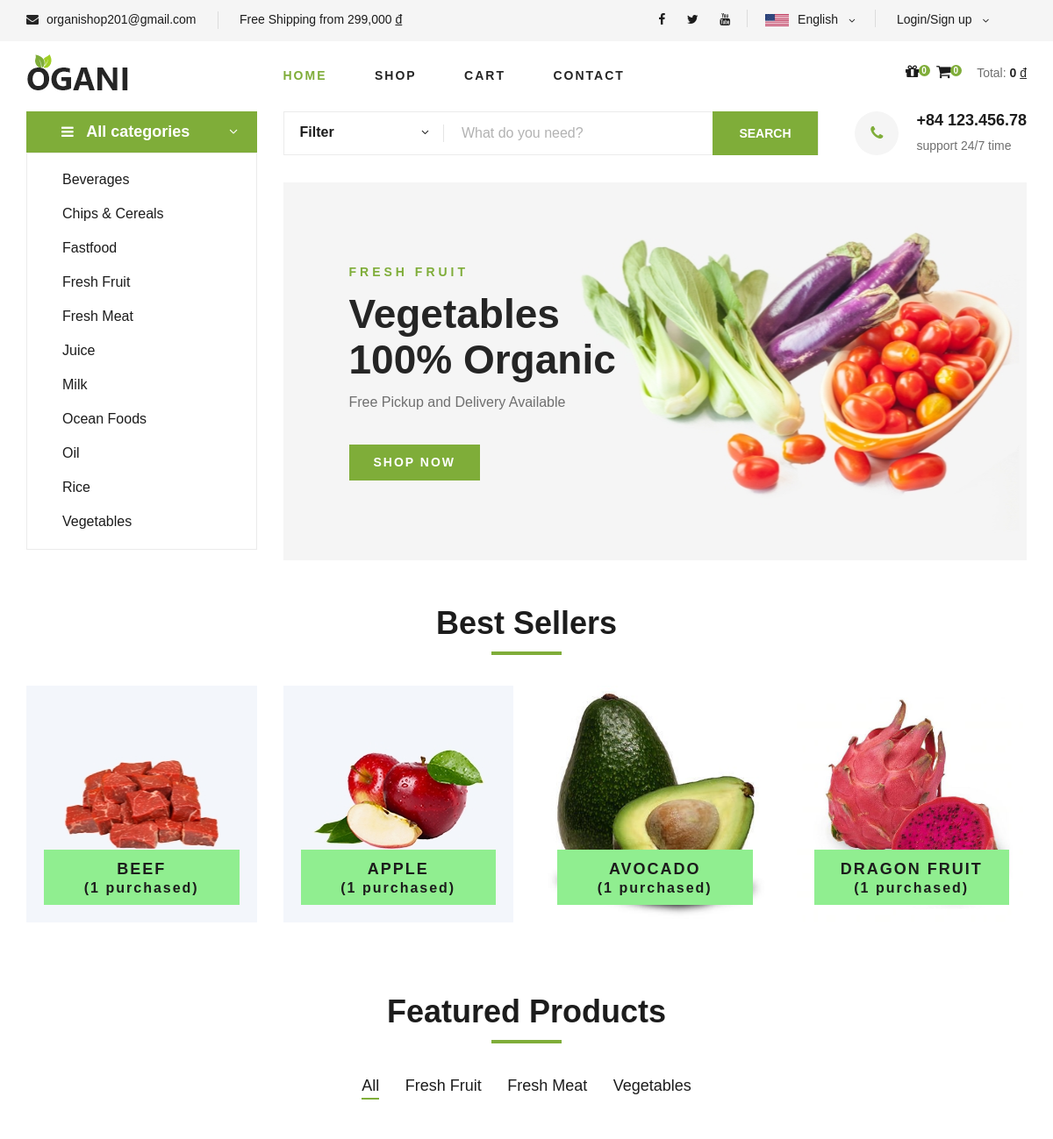
Before: / (upper part) with the older database file.
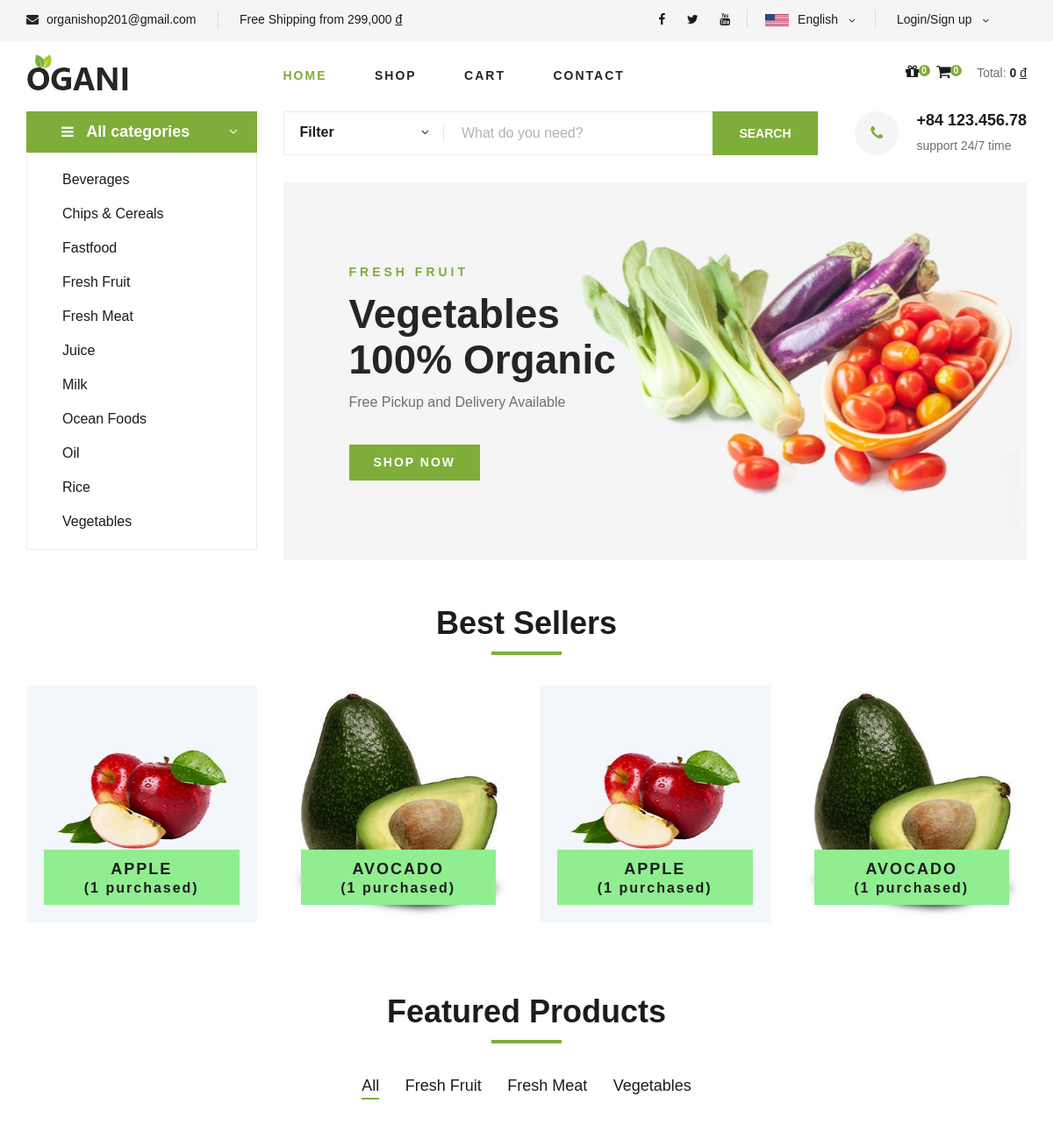
After: the same page with the newer database file.
### tables this page shows
CREATE TABLE `category` (
  `id_category` varchar(100) NOT NULL,
  `name_category` varchar(100) NOT NULL DEFAULT 'Default name',
  `date_created_category` datetime DEFAULT NULL,
  `latest_date_updated_category` datetime DEFAULT NULL
);

CREATE TABLE `item` (
  `id_item` varchar(100) NOT NULL,
  `name_item` varchar(100) NOT NULL,
  `avatar_item` varchar(500) NOT NULL,
  `detail_item_1` varchar(500) DEFAULT NULL,
  `detail_item_2` varchar(500) DEFAULT NULL,
  `detail_item_3` varchar(500) DEFAULT NULL,
  `description_item` varchar(500) DEFAULT NULL,
  `price_item` float NOT NULL DEFAULT 0,
  `unit_item` varchar(10) DEFAULT 'kg',
  `availability_item` tinyint(1) NOT NULL DEFAULT 1,
  `weight_item` float NOT NULL DEFAULT 0,
  `sale_off_item` float NOT NULL DEFAULT 0,
  `featured` tinyint(1) NOT NULL DEFAULT 0,
  `num_purchased` int(11) NOT NULL DEFAULT 0,
  `date_created_item` datetime DEFAULT NULL,
  `latest_date_updated_item` datetime DEFAULT NULL,
  `category_item` varchar(100) DEFAULT NULL
);

### mvc/core/Controller.php (called while the page is built, shortened)
<?php
class Controller{
    final public function view($view, $data = []){
        require_once "./mvc/views/".$view.".php";
    }
}
?>

### mvc/controllers/Home.php (called while the page is built, shortened)
<?php
class Home extends Controller{
    protected $item_object;
    protected $category_object;
    final public function __construct(){
        $this->item_object = $this->model("Item");
        $this->category_object = $this->model("Category");
    }
    public function action(){
        $num_orders = 0;
        $arr_cookie = [];
        ksort($arr_cookie);
        $this->view("Master1", array(
            "page"=>"home",
            "total"=>$this->item_object->get_total(),
            "num_orders"=>$num_orders,
            "item_cart_list"=>$this->item_object->get_item_list($arr_cookie),
            "category_list"=>$this->category_object->get_all_categories(),
            "best_seller_item_list"=>$this->item_object->get_best_seller(),
            "latest_item_list"=>$this->item_object->get_latest_items(),
            "featured_category_list"=>$this->item_object->get_featured_categories(),
            "featured_item_list"=>$this->item_object->get_featured_items(),
            "top_rated_item_list"=>$this->item_object->get_top_rated_items(),
            "top_review_item_list"=>$this->item_object->get_top_review_items()
        ));
    }
}
?>

### mvc/core/App.php (called while the page is built, shortened)
<?php
class App{
    protected $action = "Action";
    final public function __construct(){
        $arr = $this->url_process();
        $this->controller = new $this->controller();
        $this->params = $arr?array_values($arr):[];
        call_user_func_array([$this->controller, $this->action], $this->params);
    }
}
?>

### index.php (called while the page is built, shortened)
<?php
$app = new App();
?>

### mvc/core/Database.php (called while the page is built, shortened)
<?php
class Database{
    protected $conn;
    protected $servername = "localhost";
    protected $username = "root";
    protected $password = "";
    protected $dbname = "tmdt";
    final public function __construct(){
        $this->conn = mysqli_connect($this->servername, $this->username, $this->password);
        mysqli_select_db($this->conn, $this->dbname);
        mysqli_query($this->conn, "SET NAMES 'utf-8'");
    }
    public function query_return_arr($sql){
        $array_result = array();
        $sql_result = mysqli_query($this->conn, $sql);
        if($sql_result){
            while($row = mysqli_fetch_assoc($sql_result)){
                $array_result[] = $row;
            }
        }
        return json_encode($array_result);
    }
}
?>

### mvc/models/Category.php (called while the page is built, shortened)
<?php
class Category extends Database{
    public function get_all_categories(){
        $sql = "SELECT * FROM category";
        return $this->query_return_arr($sql);
    }
}
?>

### mvc/models/Item.php (called while the page is built, shortened)
<?php
class Item extends Database{
    public function get_best_seller(){
        $sql = "SELECT id_item, name_item, avatar_item, num_purchased".
        " FROM item WHERE num_purchased > 0 ORDER BY num_purchased DESC LIMIT 6";
        return $this->query_return_arr($sql);
    }
}
?>

### mvc/views/pages/home.php (the view, shortened to what the rows shown need)
<section class="categories">
    <div class="container">
        <div class="section-title">
            <h2>Best Sellers</h2>
        </div>
        <div class="row">
            <div class="categories__slider owl-carousel">
                <?php $best_seller_item_list = json_decode($data['best_seller_item_list']);
                foreach($best_seller_item_list as $value){
                ?>
                <div class="col-lg-3">
                    <div class="categories__item set-bg" data-setbg="/tmdt_201/<?php echo $value->avatar_item; ?>">
                        <h5>
                            <a href="http://localhost/tmdt_201/shop/detail/<?php echo $value->id_item; ?>">
                                <?php echo $value->name_item; ?>
                                <span>(<?php echo $value->num_purchased; ?> purchased)</span>
                            </a>
                        </h5>
                    </div>
                </div>
                <?php }?>
            </div>
        </div>
    </div>
</section>
<section class="featured spad">
    <div class="container">
        <div class="row">
            <div class="col-lg-12">
                <div class="section-title">
                    <h2>Featured Products</h2>
                </div>
            </div>
        </div>
    </div>
</section>

### mvc/views/Master1.php (shortened to what the rows shown need)
<!DOCTYPE html>
<html lang="zxx">
    <head>
        <link rel="stylesheet" href="/tmdt_201/public/master1/css/google-font.css" type="text/css">
        <link rel="stylesheet" href="/tmdt_201/public/master1/css/bootstrap.min.css" type="text/css">
        <link rel="stylesheet" href="/tmdt_201/public/master1/css/font-awesome.min.css" type="text/css">
        <link rel="stylesheet" href="/tmdt_201/public/master1/css/elegant-icons.css" type="text/css">
        <link rel="stylesheet" href="/tmdt_201/public/master1/css/nice-select.css" type="text/css">
        <link rel="stylesheet" href="/tmdt_201/public/master1/css/jquery-ui.min.css" type="text/css">
        <link rel="stylesheet" href="/tmdt_201/public/master1/css/owl.carousel.min.css" type="text/css">
        <link rel="stylesheet" href="/tmdt_201/public/master1/css/slicknav.min.css" type="text/css">
        <link rel="stylesheet" href="/tmdt_201/public/master1/css/dataTables.bootstrap.min.css" type="text/css">
        <link rel="stylesheet" href="/tmdt_201/public/master1/css/style.css" type="text/css">
    </head>
    <body>
        <?php if(!isset($data['cms'])){?>
        <section class="hero<?php echo $data["page"] == "home"?'':' hero-normal'; ?>">
            <div class="container">
                <div class="row">
                    <div class="col-lg-3">
                        <div class="hero__categories">
                            <ul>
                                <?php $category_list = json_decode($data["category_list"]);
                                for($row = 0; $row < count($category_list); $row++){
                                ?>
                                <li><a href="http://localhost/tmdt_201/shop/category/<?php echo $category_list[$row]->id_category; ?>" class="language-option"><?php echo $category_list[$row]->name_category; ?></a></li>
                                <?php }?>
                            </ul>
                        </div>
                    </div>
                    <div class="col-lg-9">
                        <?php if($data["page"] == "home"){?>
                        <div class="hero__item set-bg" data-setbg="/tmdt_201/public/master1/images/hero/banner.jpg">
                            <div class="hero__text">
                                <h2>Vegetables <br />100% Organic</h2>
                            </div>
                        </div>
                        <?php }?>
                    </div>
                </div>
            </div>
        </section>
        <?php }?>
        <?php
        require_once "./mvc/views/pages/".$data["page"].".php";
        ?>
    </body>
</html>

Changed rows visible on the page:
no longer on this page (row edited): item: shows a picture, name_item "BEEF", num_purchased "1"
no longer on this page (row edited): item: shows a picture, name_item "DRAGON FRUIT", num_purchased "1"
